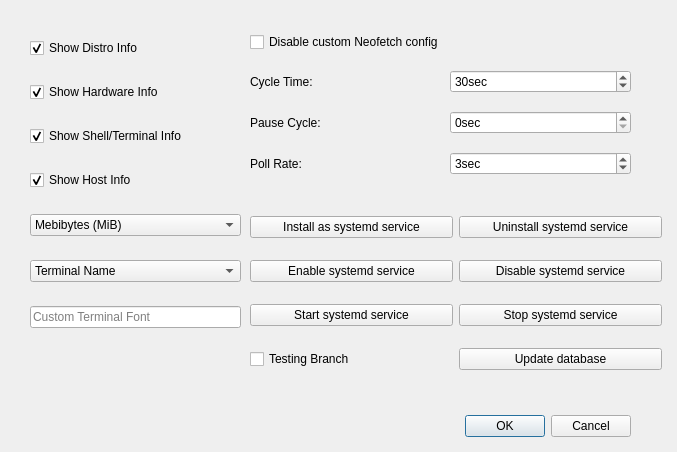
<?xml version="1.0" encoding="UTF-8"?>
<ui version="4.0">
 <class>Dialog</class>
 <widget class="QDialog" name="Dialog">
  <property name="geometry">
   <rect>
    <x>0</x>
    <y>0</y>
    <width>677</width>
    <height>452</height>
   </rect>
  </property>
  <property name="windowTitle">
   <string>FetchCord GUI</string>
  </property>
  <widget class="QDialogButtonBox" name="buttonBox">
   <property name="geometry">
    <rect>
     <x>290</x>
     <y>410</y>
     <width>341</width>
     <height>32</height>
    </rect>
   </property>
   <property name="orientation">
    <enum>Qt::Horizontal</enum>
   </property>
   <property name="standardButtons">
    <set>QDialogButtonBox::Cancel|QDialogButtonBox::Ok</set>
   </property>
   <property name="centerButtons">
    <bool>false</bool>
   </property>
  </widget>
  <widget class="QWidget" name="verticalLayoutWidget">
   <property name="geometry">
    <rect>
     <x>30</x>
     <y>20</y>
     <width>211</width>
     <height>331</height>
    </rect>
   </property>
   <layout class="QVBoxLayout" name="verticalLayout">
    <item>
     <widget class="QCheckBox" name="distroInfo">
      <property name="text">
       <string>Show Distro Info</string>
      </property>
      <property name="checked">
       <bool>true</bool>
      </property>
     </widget>
    </item>
    <item>
     <widget class="QCheckBox" name="hardwareInfo">
      <property name="text">
       <string>Show Hardware Info</string>
      </property>
      <property name="checked">
       <bool>true</bool>
      </property>
     </widget>
    </item>
    <item>
     <widget class="QCheckBox" name="shellInfo">
      <property name="text">
       <string>Show Shell/Terminal Info</string>
      </property>
      <property name="checked">
       <bool>true</bool>
      </property>
     </widget>
    </item>
    <item>
     <widget class="QCheckBox" name="hostInfo">
      <property name="text">
       <string>Show Host Info</string>
      </property>
      <property name="checked">
       <bool>true</bool>
      </property>
     </widget>
    </item>
    <item>
     <widget class="QComboBox" name="memoryUnits">
      <property name="placeholderText">
       <string/>
      </property>
      <item>
       <property name="text">
        <string>Mebibytes (MiB)</string>
       </property>
      </item>
      <item>
       <property name="text">
        <string>Gibibytes (GiB)</string>
       </property>
      </item>
     </widget>
    </item>
    <item>
     <widget class="QComboBox" name="terminalName">
      <property name="currentText">
       <string>Terminal Name</string>
      </property>
      <property name="insertPolicy">
       <enum>QComboBox::InsertAtBottom</enum>
      </property>
      <property name="placeholderText">
       <string/>
      </property>
      <item>
       <property name="text">
        <string>Terminal Name</string>
       </property>
      </item>
     </widget>
    </item>
    <item>
     <widget class="QLineEdit" name="terminalFont">
      <property name="placeholderText">
       <string>Custom Terminal Font</string>
      </property>
     </widget>
    </item>
   </layout>
  </widget>
  <widget class="QWidget" name="gridLayoutWidget_2">
   <property name="geometry">
    <rect>
     <x>250</x>
     <y>20</y>
     <width>381</width>
     <height>171</height>
    </rect>
   </property>
   <layout class="QGridLayout" name="gridLayout_2">
    <item row="2" column="1">
     <widget class="QSpinBox" name="pauseCycle">
      <property name="suffix">
       <string>sec</string>
      </property>
      <property name="minimum">
       <number>0</number>
      </property>
      <property name="maximum">
       <number>86400</number>
      </property>
      <property name="value">
       <number>0</number>
      </property>
     </widget>
    </item>
    <item row="3" column="1">
     <widget class="QSpinBox" name="pollRate">
      <property name="suffix">
       <string>sec</string>
      </property>
      <property name="maximum">
       <number>86400</number>
      </property>
      <property name="value">
       <number>3</number>
      </property>
     </widget>
    </item>
    <item row="1" column="1">
     <widget class="QSpinBox" name="cycleTime">
      <property name="suffix">
       <string>sec</string>
      </property>
      <property name="minimum">
       <number>15</number>
      </property>
      <property name="maximum">
       <number>86400</number>
      </property>
      <property name="value">
       <number>30</number>
      </property>
     </widget>
    </item>
    <item row="1" column="0">
     <widget class="QLabel" name="label_4">
      <property name="text">
       <string>Cycle Time:</string>
      </property>
     </widget>
    </item>
    <item row="2" column="0">
     <widget class="QLabel" name="label_3">
      <property name="text">
       <string>Pause Cycle:</string>
      </property>
     </widget>
    </item>
    <item row="0" column="0">
     <widget class="QCheckBox" name="disableNeofetchConfig">
      <property name="text">
       <string>Disable custom Neofetch config</string>
      </property>
     </widget>
    </item>
    <item row="3" column="0">
     <widget class="QLabel" name="label_5">
      <property name="text">
       <string>Poll Rate:</string>
      </property>
     </widget>
    </item>
   </layout>
  </widget>
  <widget class="QWidget" name="gridLayoutWidget">
   <property name="geometry">
    <rect>
     <x>250</x>
     <y>200</y>
     <width>412</width>
     <height>190</height>
    </rect>
   </property>
   <layout class="QGridLayout" name="gridLayout">
    <item row="0" column="0">
     <widget class="QPushButton" name="installSystemd">
      <property name="text">
       <string>Install as systemd service</string>
      </property>
     </widget>
    </item>
    <item row="1" column="1">
     <widget class="QPushButton" name="disableSystemd">
      <property name="text">
       <string>Disable systemd service</string>
      </property>
     </widget>
    </item>
    <item row="0" column="1">
     <widget class="QPushButton" name="uninstallSystemd">
      <property name="text">
       <string>Uninstall systemd service</string>
      </property>
     </widget>
    </item>
    <item row="1" column="0">
     <widget class="QPushButton" name="enableSystemd">
      <property name="text">
       <string>Enable systemd service</string>
      </property>
     </widget>
    </item>
    <item row="2" column="1">
     <widget class="QPushButton" name="stopSystemd">
      <property name="text">
       <string>Stop systemd service</string>
      </property>
     </widget>
    </item>
    <item row="3" column="0">
     <widget class="QCheckBox" name="testingBranch">
      <property name="text">
       <string>Testing Branch</string>
      </property>
     </widget>
    </item>
    <item row="2" column="0">
     <widget class="QPushButton" name="startSystemd">
      <property name="text">
       <string>Start systemd service</string>
      </property>
     </widget>
    </item>
    <item row="3" column="1">
     <widget class="QPushButton" name="update">
      <property name="text">
       <string>Update database</string>
      </property>
     </widget>
    </item>
   </layout>
  </widget>
 </widget>
 <resources/>
 <connections>
  <connection>
   <sender>buttonBox</sender>
   <signal>accepted()</signal>
   <receiver>Dialog</receiver>
   <slot>accept()</slot>
   <hints>
    <hint type="sourcelabel">
     <x>248</x>
     <y>254</y>
    </hint>
    <hint type="destinationlabel">
     <x>157</x>
     <y>274</y>
    </hint>
   </hints>
  </connection>
  <connection>
   <sender>buttonBox</sender>
   <signal>rejected()</signal>
   <receiver>Dialog</receiver>
   <slot>reject()</slot>
   <hints>
    <hint type="sourcelabel">
     <x>316</x>
     <y>260</y>
    </hint>
    <hint type="destinationlabel">
     <x>286</x>
     <y>274</y>
    </hint>
   </hints>
  </connection>
 </connections>
</ui>
